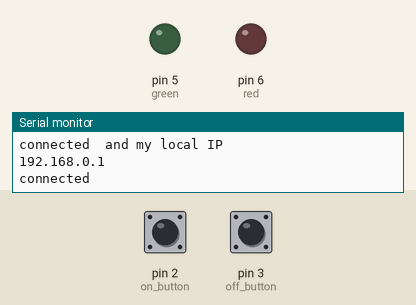
A sketch run on a simulated Arduino Uno, built with avr-gcc and run on an emulated ATmega328P. Shown: output pins drawn as LEDs (lit = HIGH), the last lines printed to the serial monitor. The test bench sets the inputs (shaded band); at power-on: pin 2 (on_button) HIGH, pin 3 (off_button) HIGH. WiFi joins after 1.5 s; servers stay silent unless stated; pins used as bus, display or sensor lines are not drawn.

Above: at 1.6 s.
1.7 s: pin 2 (on_button) pulled LOW for 0.15 s
At 2.2 s:
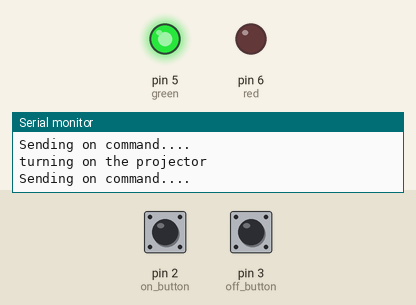
3.3 s: pin 3 (off_button) pulled LOW for 0.15 s
At 4.5 s:
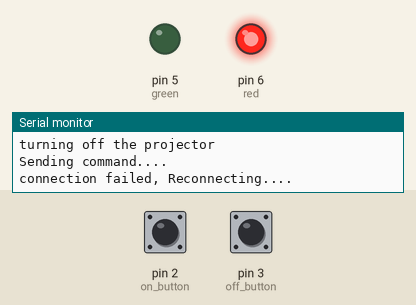
4.9 s: pin 2 (on_button) pulled LOW for 1 s
At 5.9 s:
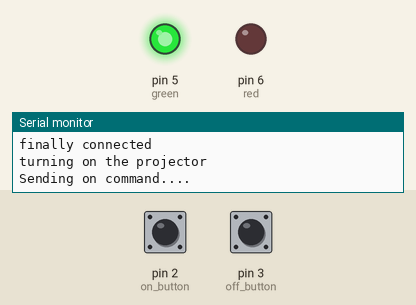
7.4 s: pin 3 (off_button) pulled LOW for 1 s
At 7.8 s:
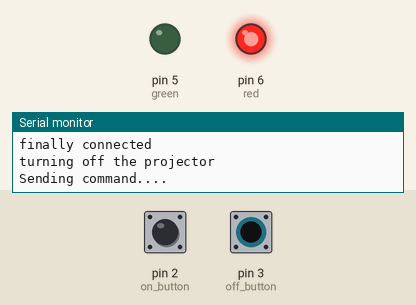
Timing chart, 0 to 10.4 s (numbered marks = the images above; inputs shaded):
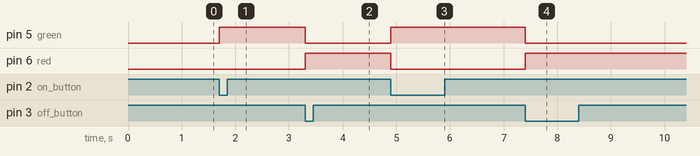

Measured:
- after the input at 1.7 s, pin 5 (green): LOW → HIGH at once
- after the input at 3.3 s, pin 5 (green): HIGH → LOW at once; pin 6 (red): LOW → HIGH at once
- after the input at 4.9 s, pin 5 (green): LOW → HIGH at once; pin 6 (red): HIGH → LOW at once
- after the input at 7.4 s, pin 5 (green): HIGH → LOW at once; pin 6 (red): LOW → HIGH at once

The sketch:

two_buttons-1.2_.ino
```cpp
// This project is the basic script to design and implement low cost
// controllling system for the proejectors using Hex commands through
// TCP 7142 port
//https://www.industrialshields.com/blog/arduino-industrial-1/post/how-to-create-a-tcp-client-on-an-arduino-based-plc-55
#include <Ethernet.h>
#include <SPI.h>

byte mac[] = {0xDE,0xAD,0xBE,0xEF,0xFE,0xED};
byte ip[] = {192,168,0,1};
byte projector[] = {192,168,0,10}; // the projector IP
byte variable[22];//21,because the status reply is 21 bytes
const byte green =5;
const byte red =6;
int k,Reset=7;
//int x;//x acts as a flag for the yellow led

EthernetClient client;
byte commandOn[]={0x02,0x00,0x00,0x00,0x00,0x02};// turn on command
byte commandOff[]={0x02,0x01,0x00,0x00,0x00,0x03};// turn off command
byte StatusReq []={0x00,0x85,0x00,0x00,0x01,0x01,0x87};//running status command
void setup()
{

digitalWrite(Reset, HIGH);
Serial.begin(9600);
pinMode(Reset, OUTPUT);
Ethernet.begin(mac, ip);
pinMode(2,INPUT_PULLUP); //on button
pinMode(3,INPUT_PULLUP);//off button
pinMode(6,OUTPUT);
pinMode(5,OUTPUT);
Serial.println("connecting to the projector...");
client.connect(projector,7142);
if (client.connect(projector, 7142)) {
    Serial.println("connected  and my local IP");
    Serial.println(Ethernet.localIP());
    Serial.println("connected");
    }
attachInterrupt(digitalPinToInterrupt(3),Intrrupt0ff, CHANGE);
attachInterrupt(digitalPinToInterrupt(2),Intrrupton, CHANGE);
//digitalWrite(green,LOW);
//digitalWrite(red,HIGH);
}
void loop(){
   if(!client.connected()){
    Serial.println("connection failed, Reconnecting....");
    client.connect(projector, 7142);
    if (client.connect(projector, 7142)) {
      Serial.println("finally connected");
    }
  }
delay(600); }
//============================================================
//=============Function Declarations======================
//---------------------the interrupt function----------------------------------------
void  Intrrupt0ff(){// this function is called whenever the button is pressed
 Serial.println("turning off the projector");
digitalWrite(green,LOW);
digitalWrite(red,HIGH);
TurnOff();
}
void Intrrupton(){
digitalWrite(red,LOW);
digitalWrite(green,HIGH);
Serial.println("turning on the projector");
TurnOn();

}


//----Turn off the Projector------------------------------------------------
void TurnOff(){
if(client){
 Serial.println("Sending command....");
client.write(commandOff,sizeof(commandOff));//turn off the projector
client.flush();
while (client.available()) {
    Serial.print(client.read());
    Serial.print(";");
}
}
/*client.flush();
 delay(700);
 for(int i=0;i<8;i++){
      variable[i] = client.read();}
   for(int i=0;i<8;i++){ // to understand the response, refer to page 15 on the control manual
      Serial.print(variable[i],HEX);
      Serial.print(";");}
    //Serial.println("Reseting the projector......");
    delay(8000);
  //digitalWrite(Reset, LOW);
  */
 return;
  }
//-----------------Turn on the projector----------------------------------------------
  void TurnOn(){
    if(client){
 Serial.println("Sending on command....");
client.write(commandOn,sizeof(commandOn));//turn off the projector
 client.flush();
while (client.available()) {
    Serial.print(client.read());
    Serial.print(";");
}}
/* delay(700);
for(int i=0;i<8;i++){
     variable[i] = client.read();}
    for(int i=0;i<8;i++){ // to understand the response, refer to page 15 on the control manual
      Serial.print(variable[i],HEX);
       Serial.print(";");}
  */
    return;
  }
```
